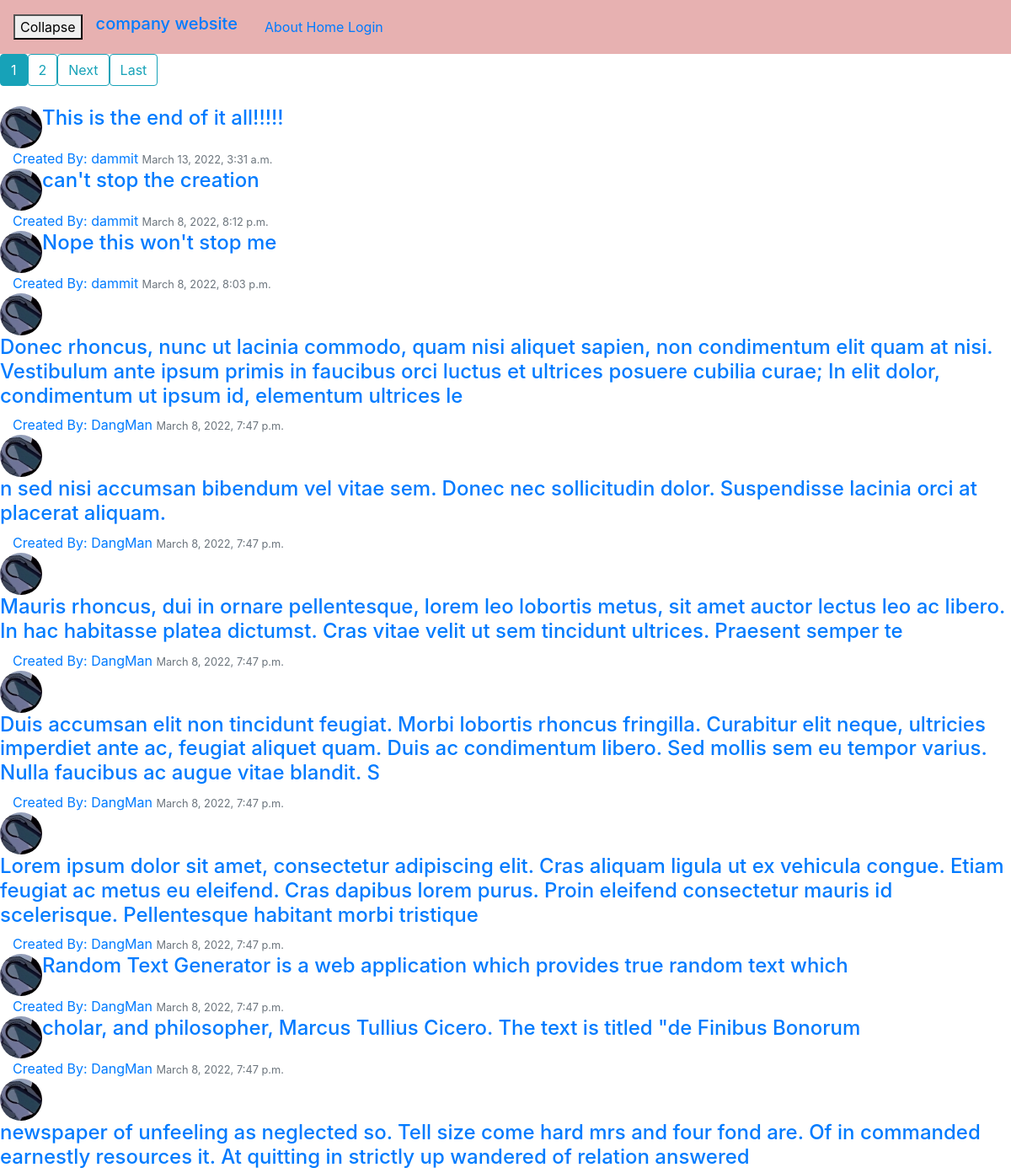
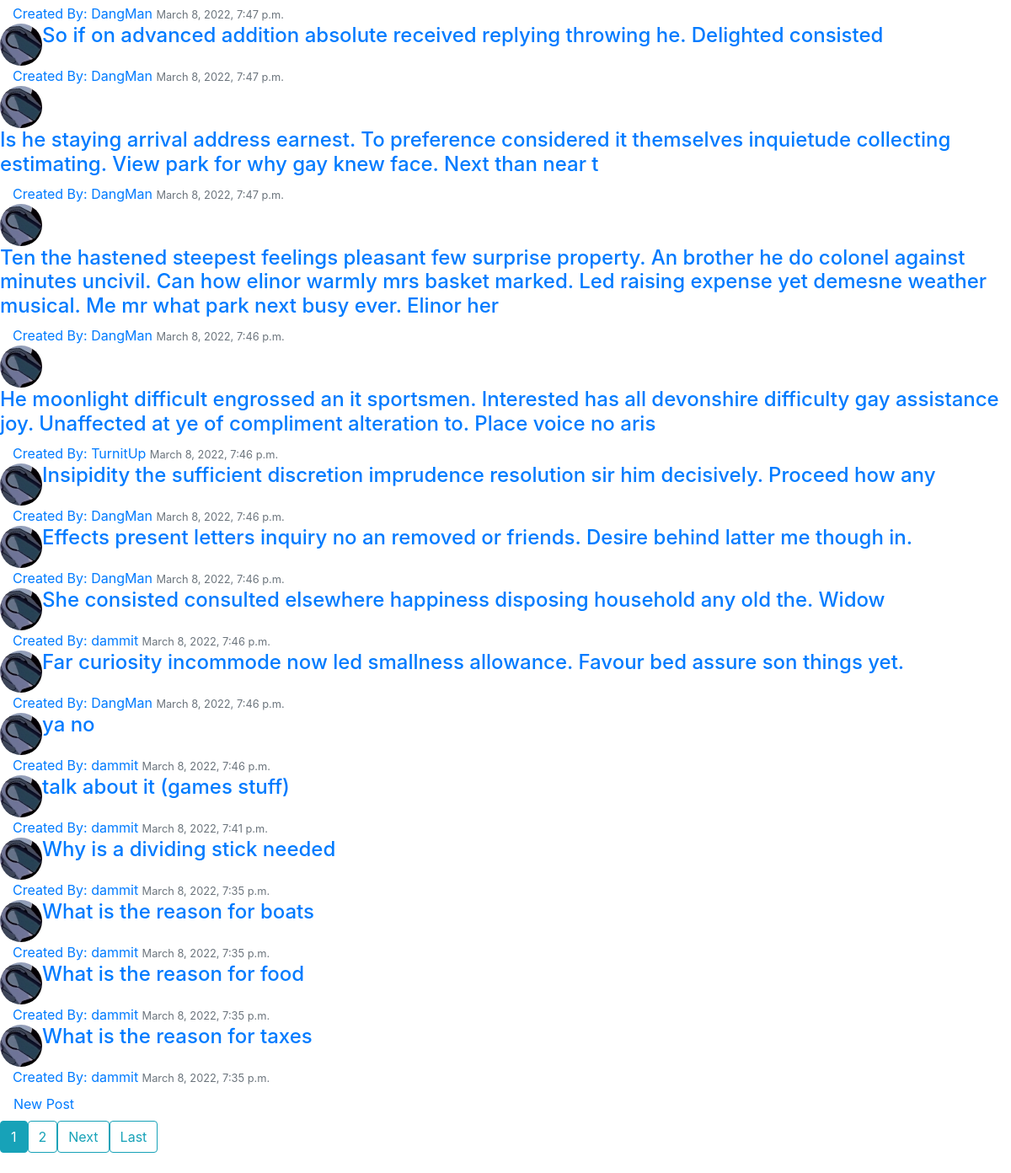
The app's page /GamingDiscussion/ with its own data (2 pictures, top to bottom).
### CompWebs/models.py (models this page shows, shortened)
class GamingTopic(models.Model):
    T_Title = models.CharField(max_length=250)
    Tdate_Created = models.DateTimeField(default=timezone.now)
    author = models.ForeignKey(User, on_delete=models.CASCADE, default=0)

### Users/models.py (models this page shows, shortened)
class Profile(models.Model):
    user = models.OneToOneField(User, on_delete=models.CASCADE)
    image = models.ImageField(default='default.png', upload_to='profile_pics')

### CompWebs/views.py (the view)
# urls.py: path('GamingDiscussion/', views.GameForum, name="GameForum"),
def GameForum(request):
    all_topic = GamingTopic.objects.filter().order_by('-Tdate_Created')
    paginator = Paginator(all_topic, 25)
    page_number = request.GET.get('page')
    page_obj = paginator.get_page(page_number)
    return render(request, 'CompWebs/game_forum_topic.html', {'topics': page_obj})

### CompWebs/templates/CompWebs/game_forum_topic.html (shortened to what this page needs)
{% extends "CompWebs/base.html" %}
{% block content %}
    <div class="row">
        {% for num in topics.paginator.page_range %}
            {% if topics.number == num %}
                <a class="btn btn-info mb-4" href="?page={{ num }}">{{ num }}</a>
            {% elif num > topics.number|add:'-3' and num < topics.number|add:'3' %}
                <a class="btn btn-outline-info mb-4" href="?page={{ num }}">{{ num }}</a>
            {% endif %}
        {% endfor %}
        {% if topics.has_next %}
            <a class="btn btn-outline-info mb-4" href="?page={{  topics.next_page_number }}">Next</a>
            <a class="btn btn-outline-info mb-4" href="?page={{ topics.paginator.num_pages }}">Last</a>
        {% endif %}
    </div>
    {% for topic in topics %}
        <article>
            <div class="row">
                <img src="{{ topic.author.profile.image.url }}" alt="stuff" class="rounded-circle article-img" style="width: 50px; height:50px">
                <h4><a class="article-title" href="{% url 'Topic-Post' topic.T_Title topic.id%}">{{ topic.T_Title }}</a></h4>
            </div>
            <div class="media-body">
                <a href="#">Created By: {{ topic.author }}</a>
                <small class="text-muted">{{ topic.Tdate_Created }}</small>
            </div>
        </article>
    {% endfor %}
    <div class="row">
        <a class="nav-item nav-link" href="{% url 'topic-create' %}">New Post</a>
    </div>
    <div class="row">
        {% for num in topics.paginator.page_range %}
            {% if topics.number == num %}
                <a class="btn btn-info mb-4" href="?page={{ num }}">{{ num }}</a>
            {% elif num > topics.number|add:'-3' and num < topics.number|add:'3' %}
                <a class="btn btn-outline-info mb-4" href="?page={{ num }}">{{ num }}</a>
            {% endif %}
        {% endfor %}
        {% if topics.has_next %}
            <a class="btn btn-outline-info mb-4" href="?page={{  topics.next_page_number }}">Next</a>
            <a class="btn btn-outline-info mb-4" href="?page={{ topics.paginator.num_pages }}">Last</a>
        {% endif %}
    </div>
{% endblock %}

### records on screen
GamingTopic: author.profile.image (placeholder picture), T_Title "This is the end of it all!!!!!", author "dammit", Tdate_Created "March 13, 2022, 3:31 a.m."
GamingTopic: author.profile.image (placeholder picture), T_Title "can't stop the creation", author "dammit", Tdate_Created "March 8, 2022, 8:12 p.m."
GamingTopic: author.profile.image (placeholder picture), T_Title "Nope this won't stop me", author "dammit", Tdate_Created "March 8, 2022, 8:03 p.m."
GamingTopic: author.profile.image (placeholder picture), T_Title "Donec rhoncus, nunc ut lacinia commodo, quam nisi aliquet sapien, non condimentum elit quam at nisi. Vestibulum ante ipsum primis in faucibus orci luctus et ultrices posuere cubilia curae; In elit dolor, condimentum ut ipsum id, elementum ultrices le", author "DangMan", Tdate_Created "March 8, 2022, 7:47 p.m."
GamingTopic: author.profile.image (placeholder picture), T_Title "n sed nisi accumsan bibendum vel vitae sem. Donec nec sollicitudin dolor. Suspendisse lacinia orci at placerat aliquam.", author "DangMan", Tdate_Created "March 8, 2022, 7:47 p.m."
GamingTopic: author.profile.image (placeholder picture), T_Title "Mauris rhoncus, dui in ornare pellentesque, lorem leo lobortis metus, sit amet auctor lectus leo ac libero. In hac habitasse platea dictumst. Cras vitae velit ut sem tincidunt ultrices. Praesent semper te", author "DangMan", Tdate_Created "March 8, 2022, 7:47 p.m."
GamingTopic: author.profile.image (placeholder picture), T_Title "Duis accumsan elit non tincidunt feugiat. Morbi lobortis rhoncus fringilla. Curabitur elit neque, ultricies imperdiet ante ac, feugiat aliquet quam. Duis ac condimentum libero. Sed mollis sem eu tempor varius. Nulla faucibus ac augue vitae blandit. S", author "DangMan", Tdate_Created "March 8, 2022, 7:47 p.m."
GamingTopic: author.profile.image (placeholder picture), T_Title "Lorem ipsum dolor sit amet, consectetur adipiscing elit. Cras aliquam ligula ut ex vehicula congue. Etiam feugiat ac metus eu eleifend. Cras dapibus lorem purus. Proin eleifend consectetur mauris id scelerisque. Pellentesque habitant morbi tristique", author "DangMan", Tdate_Created "March 8, 2022, 7:47 p.m."
GamingTopic: author.profile.image (placeholder picture), T_Title "Random Text Generator is a web application which provides true random text which", author "DangMan", Tdate_Created "March 8, 2022, 7:47 p.m."
GamingTopic: author.profile.image (placeholder picture), T_Title "cholar, and philosopher, Marcus Tullius Cicero. The text is titled \"de Finibus Bonorum", author "DangMan", Tdate_Created "March 8, 2022, 7:47 p.m."
GamingTopic: author.profile.image (placeholder picture), T_Title "newspaper of unfeeling as neglected so. Tell size come hard mrs and four fond are. Of in commanded earnestly resources it. At quitting in strictly up wandered of relation answered", author "DangMan", Tdate_Created "March 8, 2022, 7:47 p.m."
GamingTopic: author.profile.image (placeholder picture), T_Title "So if on advanced addition absolute received replying throwing he. Delighted consisted", author "DangMan", Tdate_Created "March 8, 2022, 7:47 p.m."
GamingTopic: author.profile.image (placeholder picture), T_Title "Is he staying arrival address earnest. To preference considered it themselves inquietude collecting estimating. View park for why gay knew face. Next than near t", author "DangMan", Tdate_Created "March 8, 2022, 7:47 p.m."
GamingTopic: author.profile.image (placeholder picture), T_Title "Ten the hastened steepest feelings pleasant few surprise property. An brother he do colonel against minutes uncivil. Can how elinor warmly mrs basket marked. Led raising expense yet demesne weather musical. Me mr what park next busy ever. Elinor her", author "DangMan", Tdate_Created "March 8, 2022, 7:46 p.m."
GamingTopic: author.profile.image (placeholder picture), T_Title "He moonlight difficult engrossed an it sportsmen. Interested has all devonshire difficulty gay assistance joy. Unaffected at ye of compliment alteration to. Place voice no aris", author "TurnitUp", Tdate_Created "March 8, 2022, 7:46 p.m."
GamingTopic: author.profile.image (placeholder picture), T_Title "Insipidity the sufficient discretion imprudence resolution sir him decisively. Proceed how any", author "DangMan", Tdate_Created "March 8, 2022, 7:46 p.m."
GamingTopic: author.profile.image (placeholder picture), T_Title "Effects present letters inquiry no an removed or friends. Desire behind latter me though in.", author "DangMan", Tdate_Created "March 8, 2022, 7:46 p.m."
GamingTopic: author.profile.image (placeholder picture), T_Title "She consisted consulted elsewhere happiness disposing household any old the. Widow", author "dammit", Tdate_Created "March 8, 2022, 7:46 p.m."
GamingTopic: author.profile.image (placeholder picture), T_Title "Far curiosity incommode now led smallness allowance. Favour bed assure son things yet.", author "DangMan", Tdate_Created "March 8, 2022, 7:46 p.m."
GamingTopic: author.profile.image (placeholder picture), T_Title "ya no", author "dammit", Tdate_Created "March 8, 2022, 7:46 p.m."
GamingTopic: author.profile.image (placeholder picture), T_Title "talk about it (games stuff)", author "dammit", Tdate_Created "March 8, 2022, 7:41 p.m."
GamingTopic: author.profile.image (placeholder picture), T_Title "Why is a dividing stick needed", author "dammit", Tdate_Created "March 8, 2022, 7:35 p.m."
GamingTopic: author.profile.image (placeholder picture), T_Title "What is the reason for boats", author "dammit", Tdate_Created "March 8, 2022, 7:35 p.m."
GamingTopic: author.profile.image (placeholder picture), T_Title "What is the reason for food", author "dammit", Tdate_Created "March 8, 2022, 7:35 p.m."
GamingTopic: author.profile.image (placeholder picture), T_Title "What is the reason for taxes", author "dammit", Tdate_Created "March 8, 2022, 7:35 p.m."

### other values on screen
{{ num }} "1"
{{ num }} "2"
